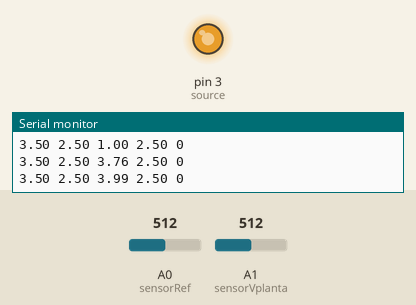
Bench run of a sketch on a simulated Arduino Uno, built with avr-gcc and run on an emulated ATmega328P. Shown: output pins drawn as LEDs (lit = HIGH), the last lines printed to the serial monitor. Inputs (shaded band) come from the test bench; at power-on: A0 (sensorRef) = 512, A1 (sensorVplanta) = 512.

Above: at 1.2 s.
1.3 s: A0 (sensorRef) set to 513
At 3.45 s:
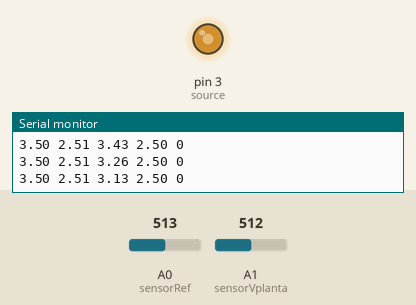
4.3 s: A1 (sensorVplanta) set to 716
7.3 s: A0 (sensorRef) set to 716
8.9 s: A0 (sensorRef) set to 122
At 11.7 s:
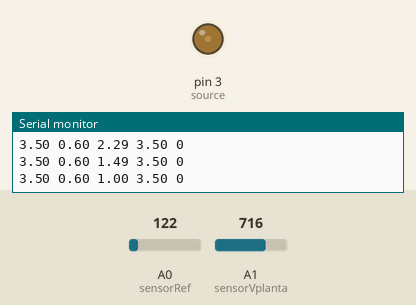
11.9 s: A1 (sensorVplanta) set to 19
At 12.9 s:
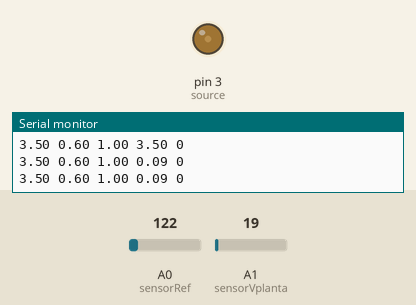
13.5 s: A1 (sensorVplanta) set to 16
At 13.65 s:
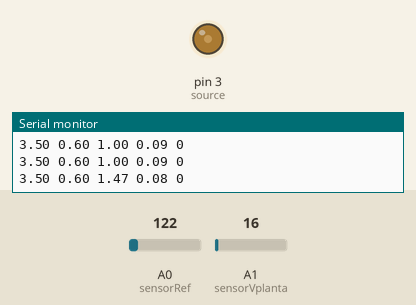
Timing chart, 0 to 17.5 s (numbered marks = the images above; inputs shaded):
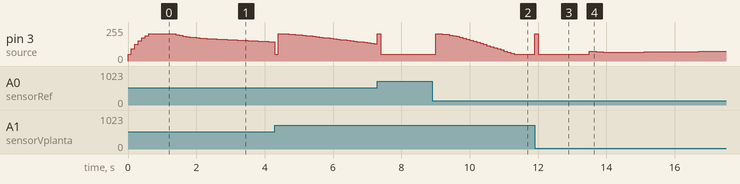

The sketch:

CodigoParaArduino.ino
```cpp
#include <TaskScheduler.h>    //Se carga la librería del Scheduler
Scheduler RealTimeCore;       //Esto crea un objeto del tipo Scheduler (definido por la librería).

#define SatSuperior 820
#define SatInferior 205

// Pines
int sensorRef = A0;          // Entrada del pote
int sensorVplanta = A1;         // Salida Vread de la planta
int source = 3;          // Variable controlada (alimentacion del circuito)

//Ganacia Global
int Uk_0_digital;                  // Valor de sourcing en digital

int Rk_0 = 0;                      // Valor leido sensorRef
int Yk_0 = 0;                      // Valor leido de la planta

int Uk_0 = 0;                      // Valor a direccionar a sourcing
int Uk_1 = 0;                      // Valor a direccionar a sourcing - anterior
int Uk_2 = 0;                      // Valor a direccionar a sourcing - anterior - anterior

int Ek_0 = 0;                       // Valor del error R-Y actual
int Ek_1 = 0;                       // Valor del error R-Y anterior
int Ek_2 = 0;                       // Valor del error R-Y anterior - anterior

// Prototipos de las funciones
void source_control();           // Funcion destinada a muestrear e interpretar la entrada de sensorRef
void printData();                 // Funcion destinada a muestrear e interpretar la salida Vread del circuito


// Objetos de tipo task que se refrescan 10 veces por segundo
Task read_and_sourcing(100, TASK_FOREVER, &source_control, &RealTimeCore, true);      //
Task printing(500, TASK_FOREVER, &printData, &RealTimeCore, true);               //


// Definicion explicita de las funcios
void source_control(){
  Yk_0 = analogRead(sensorVplanta);
  Rk_0 = analogRead(sensorRef);
  Ek_0 = Rk_0 - Yk_0;

  Uk_0 = 31.66*Ek_0 - 61.12*Ek_1 + 29.47*Ek_2 + 1.812*Uk_1 - 0.8122*Uk_2;

  if (Uk_0 > SatSuperior){
    Uk_0 = SatSuperior;
  } else if (Uk_0 < SatInferior) {
    Uk_0 = SatInferior;
  }

  Ek_2 = Ek_1;
  Ek_1 = Ek_0;
  Uk_2 = Uk_1;
  Uk_1 = Uk_0;

  Uk_0_digital = map(Uk_0, 0, 1023, 0, 255);

  // Sourcing
  analogWrite(source, Uk_0_digital);  // Escribe el valor convertido al pin PWM

}

void printData(){
  Serial.print(3.5);
  Serial.print(" ");
  Serial.print(Rk_0 * (5.0/1023) );  // Mostrando el valor de la planta en volts
  Serial.print(" ");
  Serial.print(Uk_0 * (5.0/1023) );  // Mostrando el valor de la planta en volts
  Serial.print(" ");
  Serial.print(Yk_0 * (5.0/1023) );  // Mostrando el valor de la planta en volts
  Serial.print(" ");
  Serial.println(0);
}


// setup() # Este codigo corre una vez
void setup() {
  // El código que se ponga acá se ejecuta una única vez al inicio:
  Serial.begin(9600); //se inicia la comunicación serial a 9600 bauds
  Serial.println("INICIANDO...");
  pinMode(source, OUTPUT);
}


// --> Loop()  # Este codigo es un ciclo que corre indefinidamente
void loop() {
 // Acá va el código que se repite indefinidamente:
  RealTimeCore.execute(); // Cuando se usa un scheduler, esta instrucción es la única que debería estar en el loop

}
```

Measured:
- the behaviour switches between 512 and 513 on A0 (sensorRef) (found by bisection; images 0 and 1)
- after the input at 8.9 s, pin 3 (source): 51/255 → 204/255 after 0.10 s, → 202/255 0.20 s later, → 199/255 0.10 s later, → 195/255 0.10 s later, … (23 changes in this stretch)
- after the input at 11.9 s, pin 3 (source): 51/255 → 204/255 at once, → 51/255 0.10 s later
- after the input at 13.5 s, pin 3 (source): 51/255 → 74/255 at once, → 72/255 0.10 s later, → 70/255 0.10 s later, → 68/255 0.10 s later, … (13 changes in this stretch)
